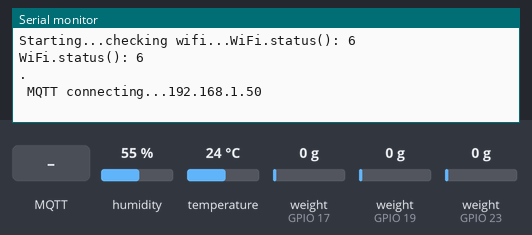
A sketch run on a simulated ESP32. Parts: the last lines printed to the serial monitor. Inputs (shaded band) come from the test bench; at power-on: humidity 55 %, temperature 24 °C, weight on the scale (sensors on GPIO 17, GPIO 19, GPIO 23) 0 g. WiFi joins after 1.5 s; servers stay silent unless stated; no MQTT or app messages arrive unless stated.

Above: at 13.2 s.
13.3 s: MQTT message "0" arrives on the first subscribed topic
At 15.5 s:
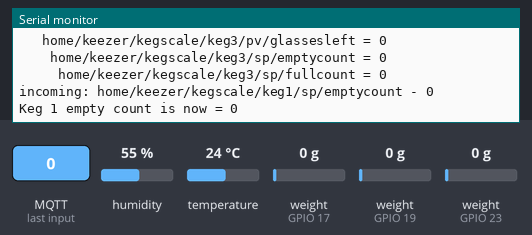
16.5 s: MQTT message "on" arrives on the first subscribed topic
At 19.2 s:
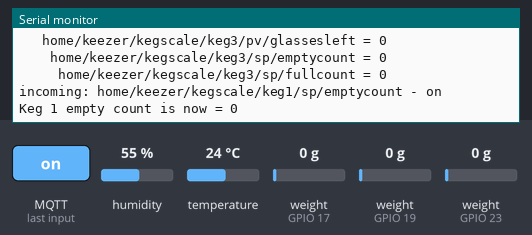
19.7 s: MQTT message "off" arrives on the first subscribed topic
At 21.7 s:
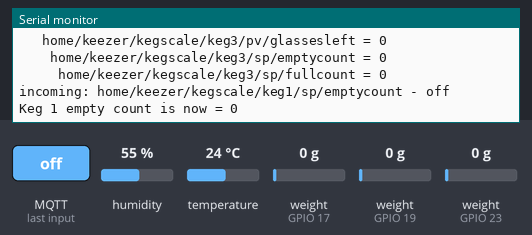
22.8 s: MQTT message "0" arrives on the second subscribed topic
At 25.4 s:
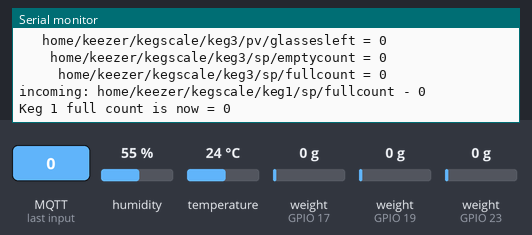
25.9 s: MQTT message "on" arrives on the second subscribed topic
At 28.7 s:
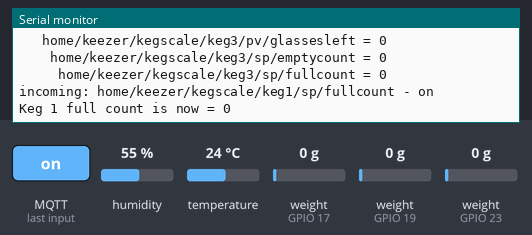
29.0 s: MQTT message "off" arrives on the second subscribed topic
At 31.5 s:
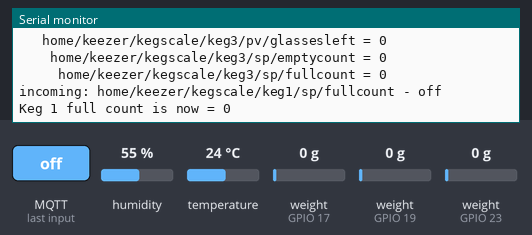
Timing chart, 0 to 33.0 s (numbered marks = the images above; inputs shaded):
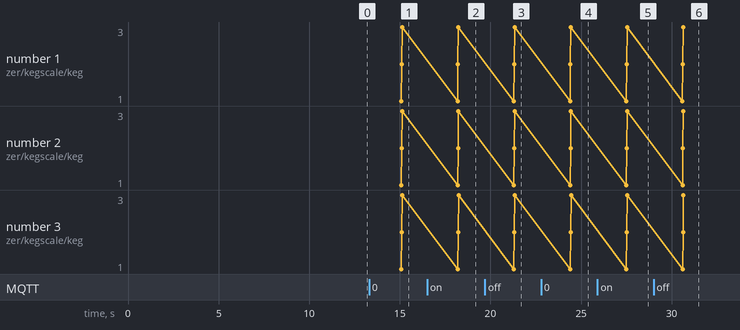

Measured:
- after the input at 13.3 s, the serial monitor: prints a new line after 1.9 s (image 1)
- after the input at 16.5 s, the serial monitor: prints a new line after 1.8 s (image 2)
- after the input at 19.7 s, the serial monitor: prints a new line after 1.7 s (image 3)
- after the input at 22.8 s, the serial monitor: prints a new line after 1.7 s (image 4)
- after the input at 25.9 s, the serial monitor: prints a new line after 1.7 s (image 5)
- after the input at 29.0 s, the serial monitor: prints a new line after 1.7 s (image 6)

The sketch:

KegScale.ino
```cpp
#include <Arduino.h>
#include "secret.h"
#include "config.h"
#include "KegScaleObj.h"

#include <WiFi.h>
#include <SPI.h>
#include <MQTT.h>

#include <DHT.h>


//Instantiate the temperature probe
DHT dht(DHTPIN, DHTTYPE);

//Instantiate the kegScale objects
KegScaleObj kegScale[KEGCOUNT];

//Initialize script level variables.
float temp = 0.0;
float humidity = 0.0;
bool reconnect = false;
char msgBuffer[20];
//Setup MQTT topic tags
String ipaddrMQTTTag = "home/keezer/kegscale/pv/ipaddr";
String tempPVMQTTTag = "home/keezer/pv/temp";

WiFiClient wifi; // @suppress("Abstract class cannot be instantiated")
MQTTClient mqttClient;


//the setup() function runs once, when powered on...
void setup() {
	Serial.begin(115200);
	Serial.print("\nStarting...");

	//Initialize the kegScale objects
	for (int i = 0; i < KEGCOUNT; i++) {
		kegScale[i].init(i);
	}

	//Turn on temperature probe
	dht.begin();

	//connect to WiFi and MQTT Broker
	connectme();
}

// the loop function runs over and over again forever in an endless loop.
void loop() {
	for (int i = 0; i < KEGCOUNT; i++) {
		kegScale[i].readScale(10, 10, 100);
	}
	sendData();
	mqttClient.loop();
}

// Connect WiFI and MQTT Broker
void connectme() {
	Serial.print("checking wifi...");
	// check for the WiFi module:
	Serial.print("WiFi.status(): ");
	Serial.println(WiFi.status());
	delay(1000);
	//Loop until WiFI connects...
	while (WiFi.status() != WL_CONNECTED) {
		if (reconnect) {
			mqttClient.disconnect();
			reconnect = false;
		}
		WiFi.begin(SECRET_SSID, SECRET_PASS);
		Serial.print("WiFi.status(): ");
		Serial.println(WiFi.status());
		delay(10000);
		Serial.print(".");
	}
	if (WiFi.status() == WL_CONNECTED) {
		// MQTT brokers usually use port 8883 for secure connections.
		mqttClient.begin(BROKER_IP, 1883, wifi);
		mqttClient.onMessage(messageReceived);
		Serial.print("\n MQTT connecting...");
		delay(1000);
		if (!mqttClient.connect(CLIENT_ID, SECRET_MQTTID, SECRET_MQTTPASS)) {
			sprintf(msgBuffer, "%s.%s.%s", CLIENT_ID, SECRET_MQTTID,
					SECRET_MQTTPASS);
			Serial.println(msgBuffer);
		}
	}

	if (!mqttClient.connected()) {
		Serial.println("\nMQTT not connected!");
		return;
	}
	IPAddress ip;
	ip = WiFi.localIP();
	sprintf(msgBuffer, "%d.%d.%d.%d", ip[0], ip[1], ip[2], ip[3]);
	mqttClient.publish(ipaddrMQTTTag, msgBuffer);
	Serial.println(WiFi.localIP());
	for (int i = 0; i < KEGCOUNT; i++) {
		mqttClient.subscribe(kegScale[i].getKegEmptyCountMQTTTag());
		mqttClient.subscribe(kegScale[i].getKegFullCountMQTTTag());
		mqttClient.subscribe(kegScale[i].getScaleCalibrateEmptyMQTTTag());
		mqttClient.subscribe(kegScale[i].getScaleCalibrateFullMQTTTag());
	}
	reconnect = true;
}

// Publish keg data to MQTT...
void sendData() {
	if (mqttClient.connected()) {
		sprintf(msgBuffer, "%.1f",readTempF());
		mqttClient.publish(tempPVMQTTTag, msgBuffer);
		Serial.print(tempPVMQTTTag);
		Serial.print(" = ");
		Serial.println(msgBuffer);
		for (int i = 0; i < KEGCOUNT; i++) {
			sprintf(msgBuffer, "%ld", kegScale[i].getScaleCount());
			mqttClient.publish(kegScale[i].getScaleCountMQTTTag(), msgBuffer);
			Serial.print(kegScale[i].getScaleCountMQTTTag());
			Serial.print(" = ");
			Serial.println(msgBuffer);

			sprintf(msgBuffer, "%.2f", kegScale[i].getGallons());
			mqttClient.publish(kegScale[i].getKegGallonsMQTTTag(), msgBuffer);
			Serial.print(" ");
			Serial.print(kegScale[i].getKegGallonsMQTTTag());
			Serial.print(" = ");
			Serial.println(msgBuffer);

			sprintf(msgBuffer, "%.1f", kegScale[i].getPercentFull());
			mqttClient.publish(kegScale[i].getKegPercentFullMQTTTag(),
					msgBuffer);
			Serial.print("  ");
			Serial.print(kegScale[i].getKegPercentFullMQTTTag());
			Serial.print(" = ");
			Serial.println(msgBuffer);

			sprintf(msgBuffer, "%ld", kegScale[i].getGlassesLeft());
			mqttClient.publish(kegScale[i].getKegGlassesLeftMQTTTag(),
					msgBuffer);
			Serial.print("   ");
			Serial.print(kegScale[i].getKegGlassesLeftMQTTTag());
			Serial.print(" = ");
			Serial.println(msgBuffer);

			sprintf(msgBuffer, "%ld", kegScale[i].getEmptyCount());
			Serial.print("    ");
			Serial.print(kegScale[i].getKegEmptyCountMQTTTag());
			Serial.print(" = ");
			Serial.println(msgBuffer);

			sprintf(msgBuffer, "%ld", kegScale[i].getFullCount());
			Serial.print("     ");
			Serial.print(kegScale[i].getKegFullCountMQTTTag());
			Serial.print(" = ");
			Serial.println(msgBuffer);
		}
		Serial.println();
	} else {
		connectme();
	}
}

//Callback function to receive incoming MQTT messages...
void messageReceived(String &topic, String &payload) {
	char buf[10];

	Serial.println("incoming: " + topic + " - " + payload);
	payload.toCharArray(buf, 10);

	//Loop through the kegs to identify the keg needing the message
	for (int i = 0; i < KEGCOUNT; i++) {

		//Execute the message when found
		//Empty Count Processing
		if (topic == kegScale[i].getKegEmptyCountMQTTTag()) {
			kegScale[i].setEmptyCount(atol(buf));
			Serial.print("Keg ");
			Serial.print(i + 1);
			Serial.print(" empty count is now = ");
			Serial.println(kegScale[i].getEmptyCount());
		}
		//Full Count Processing
		if (topic == kegScale[i].getKegFullCountMQTTTag()) {
			kegScale[i].setFullCount(atol(buf));
			Serial.print("Keg ");
			Serial.print(i + 1);
			Serial.print(" full count is now = ");
			Serial.println(kegScale[i].getFullCount());
		}

		//Calibrate Empty Processing
		if (topic == kegScale[i].getScaleCalibrateEmptyMQTTTag()) {
			kegScale[i].calibrateEmpty(100, 10, 100);
			sprintf(msgBuffer, "%ld", kegScale[i].getEmptyCount());
			mqttClient.publish(kegScale[i].getKegEmptyCountMQTTTag(), msgBuffer, true, 0);
		}

		//Calibrate Full processing
		if (topic == kegScale[i].getScaleCalibrateFullMQTTTag())  {
			kegScale[i].calibrateFull(100, 10, 100);
			sprintf(msgBuffer, "%ld", kegScale[i].getFullCount());
			mqttClient.publish(kegScale[i].getKegFullCountMQTTTag(), msgBuffer,	true, 0);
		}
	}
}

//Read the temperature...
float readTempF() {
// Get temperature event and print its value.
	float temp = dht.readTemperature(true);
	if (isnan(temp) != 0) {
		Serial.println(F("\nError reading temperature!"));
	} else {
		return temp;
	}
	return 0.0;
}

//Read the humidity...
float readHumidity() {
	float humidity = dht.readHumidity();
	if (isnan(humidity) != 0) {
		Serial.println(F("\nError reading humidity!"));
	} else {
		return humidity;
	}
	return 0.0;
}
```

KegScaleObj.cpp
```cpp
/*
 * KegScale.cpp
 *
 *  Created on: Jan 3, 2021
 *      Author: Mike
 */

#include "Arduino.h"
#include "KegScaleObj.h"
#include "config.h"


KegScaleObj::KegScaleObj() {
}

KegScaleObj::~KegScaleObj() {
}

void KegScaleObj::init(int index) {
	setKegNumber(index+1);

	//Setup MQTT Tags that will be used for each keg.
	setKegEmptyCountMQTTTag("home/keezer/kegscale/keg" + String(kegNumber) + "/sp/emptycount");
	setKegFullCountMQTTTag("home/keezer/kegscale/keg" + String(kegNumber) + "/sp/fullcount");
	setScaleCountMQTTTag("home/keezer/kegscale/keg" + String(kegNumber) + "/pv/scalecount");
	setKegGallonsMQTTTag("home/keezer/kegscale/keg" + String(kegNumber) + "/pv/gallons");
	setKegPercentFullMQTTTag("home/keezer/kegscale/keg" + String(kegNumber) + "/pv/percentfull");
	setKegGlassesLeftMQTTTag("home/keezer/kegscale/keg" + String(kegNumber) + "/pv/glassesleft");
	setScaleCalibrateEmptyMQTTTag("home/keezer/kegscale/keg" + String(kegNumber) + "/cmd/calibrateempty");
	setScaleCalibrateFullMQTTTag("home/keezer/kegscale/keg" + String(kegNumber) + "/cmd/calibratefull");

	//Set the microcontroller pins
	begin(KEG_PINS[index].dataPin, KEG_PINS[index].clockPin, 128);
	set_scale();
	power_down();
}

void KegScaleObj::readScale(int samples = 10, int retries = 10, unsigned long delay_ms = 100) {
	power_up();
	if (wait_ready_retry(retries, delay_ms)) {
		scaleCount = read_average(samples);
		if ((fullCount-emptyCount) == 0){
			percentFull =  0.0;
		} else {
		    percentFull = (double)(scaleCount-emptyCount)/(double)(fullCount-emptyCount);
		}
		gallons = percentFull * 5.0;
		glassesLeft = (long)(gallons * 128.0 / 12.0);
	} else {
		scaleCount = 0;              // set to zero for error condition
		gallons = 0.0;
		percentFull = 0.0;
		glassesLeft = 0;
	}
	power_down();
}


void KegScaleObj::setKegNumber(int keg) {
	kegNumber = keg;
}

int KegScaleObj::getKegNumber() {
	return kegNumber;
}

void KegScaleObj::setScaleCount(long count) {
	scaleCount = count;
}

long KegScaleObj::getScaleCount() {
	return scaleCount;
}

void KegScaleObj::setFullCount(long count) {
	fullCount = count;
}

long KegScaleObj::getFullCount() {
	return fullCount;
}

void KegScaleObj::setEmptyCount(long count) {
	emptyCount = count;
}

long KegScaleObj::getEmptyCount() {
	return emptyCount;
}

double KegScaleObj::getGallons() {
	return gallons;
}

double KegScaleObj::getPercentFull() {
	return percentFull;
}

long KegScaleObj::getGlassesLeft() {
	return glassesLeft;
}

void KegScaleObj::setKegEmptyCountMQTTTag(String tag) {
	kegEmptyCountMQTTTag = tag;
}

String KegScaleObj::getKegEmptyCountMQTTTag() {
	return kegEmptyCountMQTTTag;
}

void KegScaleObj::setKegFullCountMQTTTag(String tag) {
	kegFullCountMQTTTag = tag;
}

String KegScaleObj::getKegFullCountMQTTTag() {
	return kegFullCountMQTTTag;
}

void KegScaleObj::setScaleCountMQTTTag(String tag) {
	scaleCountMQTTTag = tag;
}

String KegScaleObj::getScaleCountMQTTTag() {
	return scaleCountMQTTTag;
}

void KegScaleObj::setKegGallonsMQTTTag(String tag) {
	kegGallonsMQTTTag = tag;
}

String KegScaleObj::getKegGallonsMQTTTag() {
	return kegGallonsMQTTTag;
}

void KegScaleObj::setKegPercentFullMQTTTag(String tag) {
	kegPercentFullMQTTTag = tag;
}

String KegScaleObj::getKegPercentFullMQTTTag() {
	return kegPercentFullMQTTTag;
}

void KegScaleObj::setKegGlassesLeftMQTTTag(String tag) {
	kegGlassesLeftMQTTTag = tag;
}

String KegScaleObj::getKegGlassesLeftMQTTTag() {
	return kegGlassesLeftMQTTTag;
}

void KegScaleObj::setScaleCalibrateEmptyMQTTTag(String tag) {
	scaleCalibrateEmptyMQTTTag = tag;
}

String KegScaleObj::getScaleCalibrateEmptyMQTTTag() {
	return scaleCalibrateEmptyMQTTTag;
}

void KegScaleObj::setScaleCalibrateFullMQTTTag(String tag) {
	scaleCalibrateFullMQTTTag = tag;
}

String KegScaleObj::getScaleCalibrateFullMQTTTag() {
	return scaleCalibrateFullMQTTTag;
}

void KegScaleObj::calibrateEmpty(int samples = 100, int retries = 10, unsigned long delay_ms = 100) {
	power_up();
	if (wait_ready_retry(retries, delay_ms)) {
		emptyCount = read_average(samples);
	}
	power_down();
}

void KegScaleObj::calibrateFull(int samples = 100, int retries = 10, unsigned long delay_ms = 100) {
	power_up();
	if (wait_ready_retry(retries, delay_ms)) {
		fullCount = read_average(samples);
	}
	power_down();
}
```

KegScaleObj.h
```cpp
/*
 * KegScale.h
 *
 *  Created on: Jan 3, 2021 !
 *      Author: Mike
 */

#ifndef KEGSCALEOBJ_H_
#define KEGSCALEOBJ_H_
#pragma once

#include <Arduino.h>
#include <HX711.h>

class KegScaleObj: public HX711 {
	private:
		int kegNumber = 0;
		long fullCount = 0;
		long emptyCount = 0;
		long scaleCount = 0;
		double gallons = 0;
		double percentFull = 0;
		long glassesLeft = 0;
		int dataPin = 0;
		int clockPin = 0;
		String kegEmptyCountMQTTTag;
		String kegFullCountMQTTTag;
		String scaleCountMQTTTag;
		String kegGallonsMQTTTag;
		String kegPercentFullMQTTTag;
		String kegGlassesLeftMQTTTag;
		String scaleCalibrateEmptyMQTTTag;
		String scaleCalibrateFullMQTTTag;

	public:
		KegScaleObj();

		virtual ~KegScaleObj();

		void init(int keg);
		void setKegNumber(int keg);
		int getKegNumber();
		void setFullCount(long count);
		long getFullCount();
		void setEmptyCount(long count);
		long getEmptyCount();
		void setScaleCount(long count);
		long getScaleCount();
		void readScale(int samples, int retries, unsigned long delay_ms);
		double getGallons();
		double getPercentFull();
		long getGlassesLeft();
		void setKegEmptyCountMQTTTag(String tag);
		String getKegEmptyCountMQTTTag();
		void setKegFullCountMQTTTag(String tag);
		String getKegFullCountMQTTTag();
		void setScaleCountMQTTTag(String tag);
		String getScaleCountMQTTTag();
		void setKegGallonsMQTTTag(String tag);
		String getKegGallonsMQTTTag();
		void setKegPercentFullMQTTTag(String tag);
		String getKegPercentFullMQTTTag();
		void setKegGlassesLeftMQTTTag(String tag);
		String getKegGlassesLeftMQTTTag();
		void setScaleCalibrateEmptyMQTTTag(String tag);
		String getScaleCalibrateEmptyMQTTTag();
		void setScaleCalibrateFullMQTTTag(String tag);
		String getScaleCalibrateFullMQTTTag();
		void calibrateEmpty(int samples, int retries, unsigned long delay_ms);
		void calibrateFull(int samples, int retries, unsigned long delay_ms);

};

#endif /* KEGSCALEOBJ_H_ */
```

secret.h
```cpp
/*
 * secret.h
 *
 *  Created on: Mar 1, 2019
 *      Author: Mike
 */

#ifndef SECRET_H_
#define SECRET_H_


#define SECRET_SSID "wifiaccesspoint"
#define SECRET_PASS "wifipassword"
#define SECRET_MQTTID "MQTTID"
#define SECRET_MQTTPASS "MQTTPassword"


#endif /* SECRET_H_ */
```

config.h
```cpp
/*
 * config.h
 *
 *  Created on: Aug 6, 2026
 *      Author: Mike
 */

#ifndef CONFIG_H_
#define CONFIG_H_
#pragma once

//Define temperature probe pin
#define DHTPIN          32
#define DHTTYPE         DHT11

#define BROKER_IP    "192.168.0.6"
#define CLIENT_ID    "keezer"


// Structure to hold the pin configuration for a single scale
struct ScalePins {
    uint8_t dataPin;
    uint8_t clockPin;
};

// Centralized pin definitions for the kegs (Add/Change these to your actual ESP32 pins)
const ScalePins KEG_PINS[] = {
    {23, 22},  // Keg 1: DATA, CLK
    {19, 18},  // Keg 2: DATA, CLK
    {17, 16}   // Keg 3: DATA, CLK
};

// Automatically calculate the total number of kegs based on the pin array
const uint8_t KEGCOUNT = sizeof(KEG_PINS) / sizeof(KEG_PINS[0]);


#endif /* CONFIG_H_ */
```
